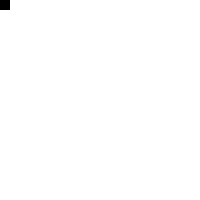
Frame 1 (no input)
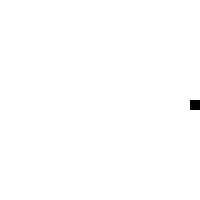
Frame 60 (the mouse pressed at the canvas centre just before this capture)
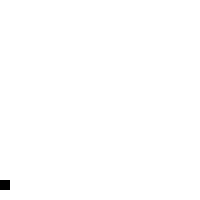
Frame 120 (the mouse held since frame 60 and released just before this capture)

The Processing sketch that drew these frames (run headless with seeded random() and noise(); from frame 60 on, the mouse is pressed at the canvas centre):

// Processing sketch: example_5_8
// ── example_5_8.pde
int x = 0;
int y = 0;
int speed = 5;

int state = 0;

void setup()
{
  size(200, 200);
}

void draw()
{
  background(255);
  
  noStroke();
  fill(0);
  rect(x, y, 10, 10);
  
  if(state == 0)
  {
    x = x + speed;
    if(x > width-10)
    {
      x = width - 10;
      state = 1;
    }
  }
  else if (state == 1)
  {
    y = y + speed;
    if(y > height-10)
    {
      y = height - 10;
      state = 2;
    } 
  }
  else if (state == 2)
  {
    x = x - speed;
    if(x < 0)
    {
      x = 0;
      state = 3;
    } 
  }
  else if (state == 3)
  {
    y = y - speed;
    if(y < 0)
    {
      y = 0;
      state = 0;
    } 
  }
}
